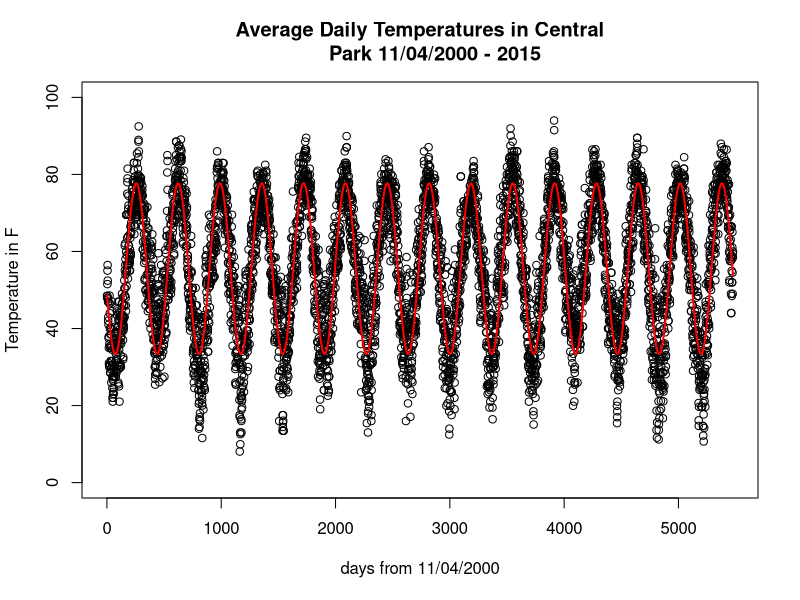
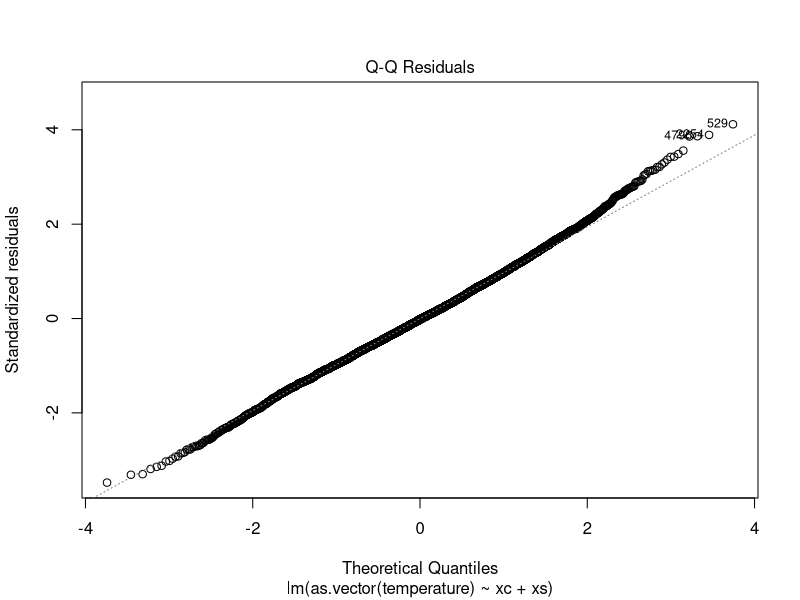
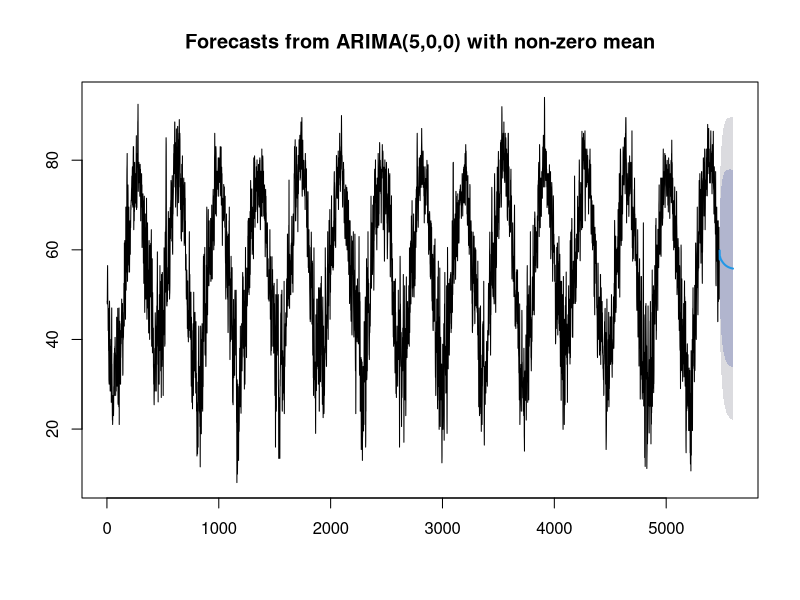

Write the R code that produced these figures, in order.
# NYC.csv gives the average daily temperatures in Central
# Park, New York over 15 years (starting on 11/04/2000)

##############
### SET UP ###
##############

# read in the data
### use the path to which you saved your data!
mydata <- read.csv("NYC.csv",sep = ",", quote = "\"", dec = ".")

# check to make sure it is read in correctly
head(mydata)

# obtain dimension of data
dim(mydata)
temperature <- t(mydata)
dim(temperature)
TIME = 1:5477 # has to match the number of entries in "temperature"

# make a simple scatterplot of data to roughly visualize temperature fluctuations
plot(TIME, temperature, main="Average Daily Temperatures in Central
     Park 11/04/2000 - 2015",xlab="days from 11/04/2000", 
     ylab="Temperature in F",ylim=c(0, 100))

##################
### REGRESSION ###
##################

# At this point, it is rather clear that the pattern is sinusoidal.
# Therefore, we should try to fit our data to a function that is a sum of sines and cosines.
xc<-cos(2*pi*TIME/366) # 366 because we assume the fluctuation is yearly
xs<-sin(2*pi*TIME/366)

# lm is used to fit linear models. It can be used to carry out regression, single stratum 
# analysis of variance and analysis of covariance 
fit.lm <- lm(as.vector(temperature) ~ xc + xs)
summary(fit.lm)

# fitted is a generic function which extracts fitted values from objects returned by modeling
# functions.
fit <- fitted(fit.lm) 
summary(fit)

# Graph the prediction
lines(fit, col="red", lwd = 2)

# Graph of the Q-Q plot for standard residuals vs. theoretical quantiles for the regression
plot(fit.lm, which = 2)


##########################################
## Predict a temperature in the future! ##
##########################################

# Example of the "forecast" package:
# Fitting a model, generating forecasts, then plotting
# 
# IMPORTANT: if you do not have forecast package downloaded, uncomment the line below
# install.packages('forecast', dependencies = TRUE)
require(forecast)
ts.mydata <- ts(mydata) # a time series object
fit.arima <- auto.arima(ts.mydata)
fcast.arima <- forecast(fit.arima, h=120)
plot(fcast.arima)

#####################################
## Additional questions to explore ##
## (or come up with your own!)     ##
#####################################

# What are the average temperatures for each season? month?
# What is the expected temperature of <insert future date>?
# What dates are "outliers"? (And how would you define an outlier?)

## Challenge ##
# How would you account for global warming in your prediction?
# Related: What other type(s) of regression/what other method would you use for your prediction?

